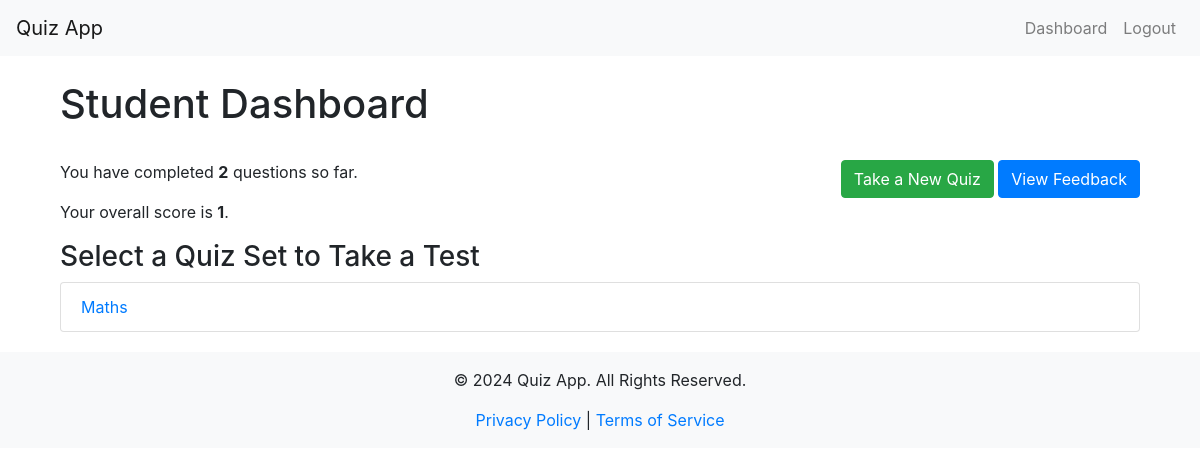
The page /student_dashboard (signed in) on the database as committed earlier.
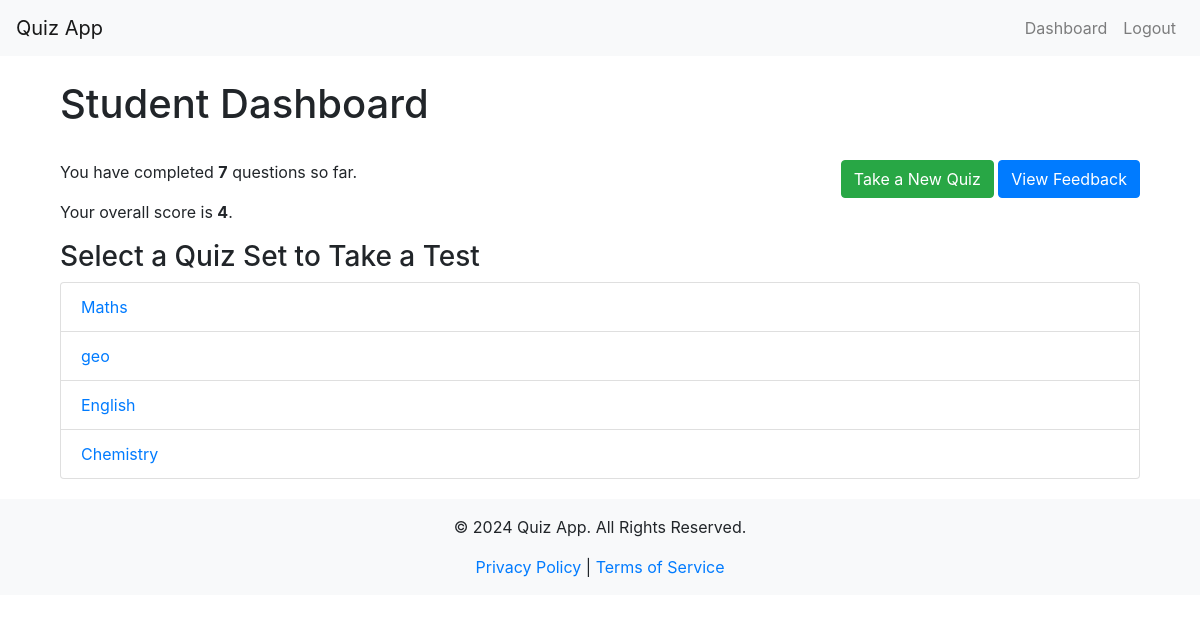
The same page on the database as committed later.
### app/models.py (models this page shows)
class QuizSet(db.Model):
    id = db.Column(db.Integer, primary_key=True)
    title = db.Column(db.String(128), nullable=False)
    questions = db.relationship('Question', backref='quiz_set', lazy=True)
    quiz_results = db.relationship('QuizResult', backref='related_quiz_set', lazy=True)  # Renamed backref

### app/routes.py (the view)
@main_bp.route("/student_dashboard")
@login_required
def student_dashboard():
    user_results = QuizResult.query.filter_by(user_id=current_user.id).all()
    total_questions = sum(len(result.quiz_set.questions) for result in user_results)
    total_score = sum(result.score for result in user_results)
    quiz_sets = QuizSet.query.all()  # Get all quiz sets
    return render_template(
        'student_dashboard.html',
        total_questions=total_questions,
        total_score=total_score,
        results=user_results,
        quiz_sets=quiz_sets  # Pass quiz sets to template
    )

### app/__init__.py (called while the page is built)
@login_manager.user_loader
def load_user(user_id):
    from app.models import User
    return User.query.get(int(user_id))

### app/templates/student_dashboard.html
{% extends "layout.html" %}
{% block content %}
<div class="container">
    <h1 class="mt-4">Student Dashboard</h1>
    <div class="row">
        <div class="col-md-6">
            <p>You have completed <strong>{{ total_questions }}</strong> questions so far.</p>
            <p>Your overall score is <strong>{{ total_score }}</strong>.</p>
        </div>
        <div class="col-md-6 text-right">
            <a href="{{ url_for('main.available_tests') }}" class="btn btn-success mb-2">Take a New Quiz</a>
            <a href="{{ url_for('main.view_feedback') }}" class="btn btn-primary mb-2">View Feedback</a>
        </div>
    </div>
    <h3>Select a Quiz Set to Take a Test</h3>
    <ul class="list-group">
        {% for quiz_set in quiz_sets %}
        <li class="list-group-item">
            <a href="{{ url_for('main.quiz', quiz_id=quiz_set.id) }}">{{ quiz_set.title }}</a>
        </li>
        {% else %}
        <li class="list-group-item">No quiz sets available.</li>
        {% endfor %}
    </ul>
</div>
{% endblock %}

Rows that differ between the two databases and show on the page:
added QuizSet: title "geo"
added QuizSet: title "English"
added QuizSet: title "Chemistry"
Other text that changed with them:
{{ total_questions }}: "2" → "7"
{{ total_score }}: "1" → "4"
